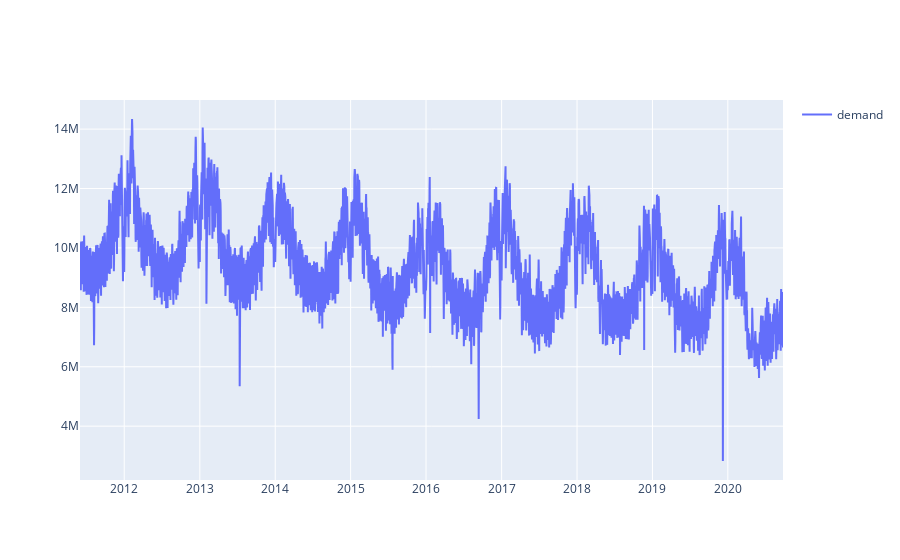

Notebook cell for this chart:
### Markdown cell above
### 1. Visualize the TS Data

### Code cell
# lets check demand time series
plt.gcf().set_size_inches(16, 16)
fig = go.Figure()
fig.add_trace(go.Scatter(x=AnomalysEDA.index, y=AnomalysEDA.demand, mode='lines', name='demand'))
fig.update_layout(showlegend=True)

### Figure 1 — Plotly figure (JSON) as saved in the notebook; plotly's stock layout.template omitted (floating-point values rounded to 4 significant figures; data arrays with more than 128 entries replaced by an {"elided": "..."} marker saying what was removed)
{"data": [{"mode": "lines", "name": "demand", "type": "scatter", "x": {"elided": "3404 str values"}, "y": {"elided": "3404 int values"}}], "layout": {"showlegend": true}}
